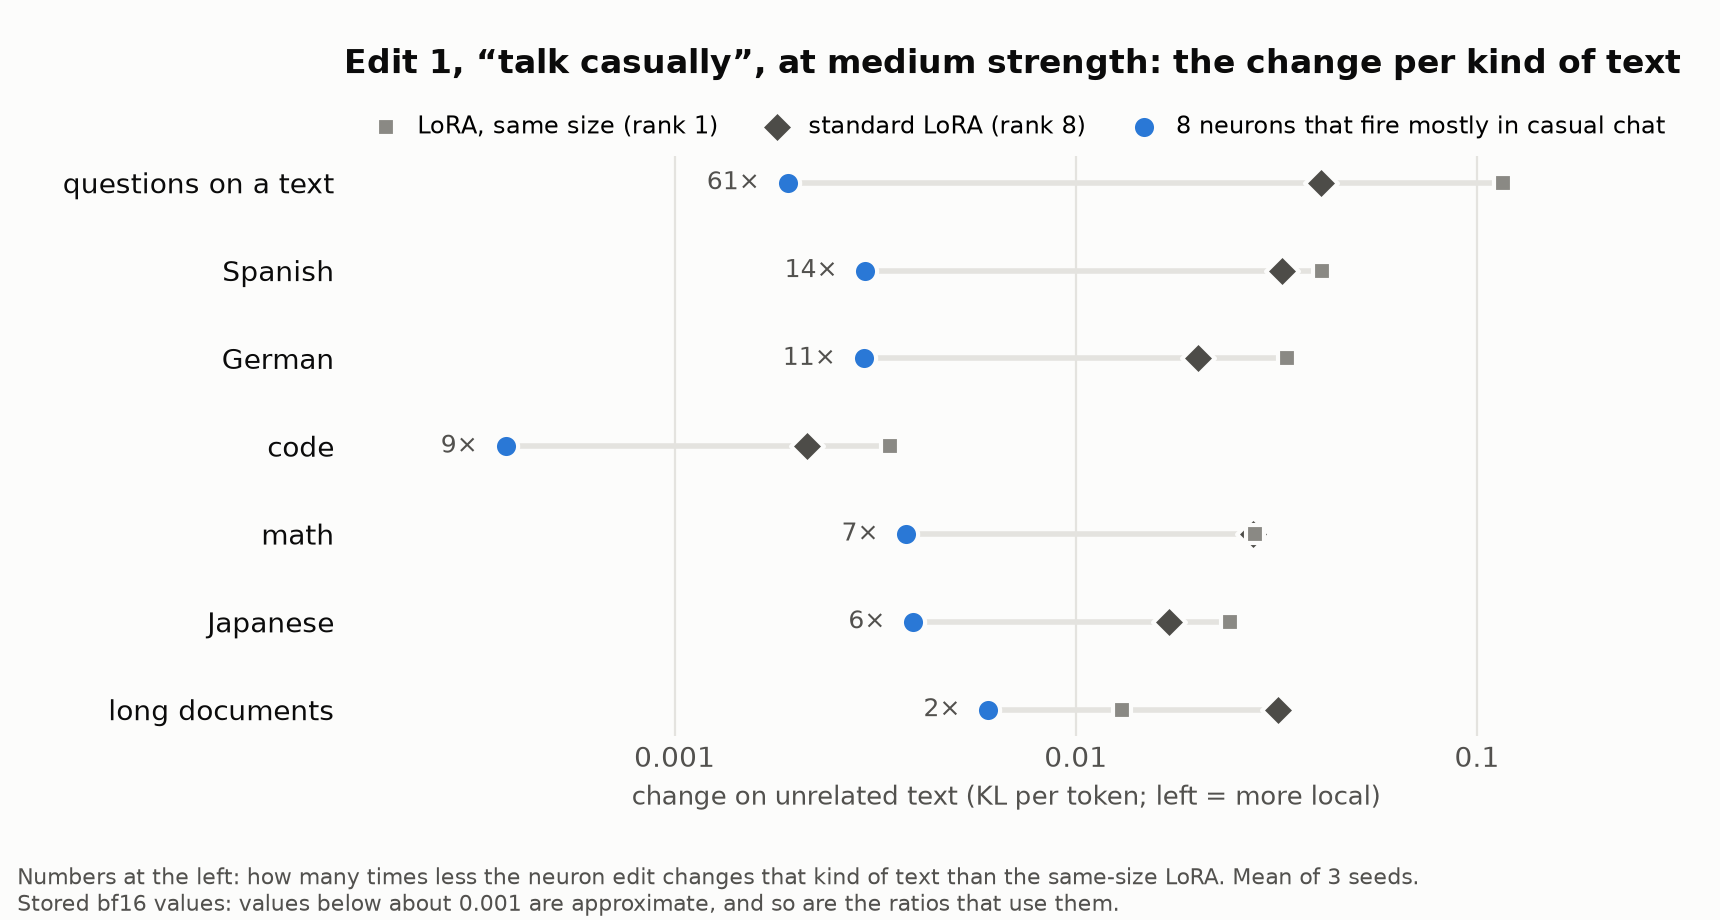

Generate this figure with Python:
"""Where the change goes: change on unrelated text per domain, casual edit, at the matched teacher KL 0.6.

Data: the per-run forgetting files (per-domain means of KL(original || edited) per token, stored bf16)
  experiments/01_locality_curves/runs/forget/{sel8,lorad}_lr*_s*.json
  experiments/05_typical_lora/runs/forget/lora_all8_lr*_s*.json
and the seed-mean teacher KL of each learning rate from the two out/summary.json files. Each domain is interpolated to
teacher KL 0.6 like analyze1c.py does it for the mean F: seed means per learning rate, linear in (ln teacher KL,
ln F), first crossing in increasing learning rate. The script checks that the mean over domains, done the same way,
gives the stored matched F of the analysis.

    uv run figures/domains.py   -> figures/domains.png
"""
import json
import math
import re
import sys

from style import BG, BLUE, GRAY, GRAY_DARK, GRID, INK, INK2, MUTED, ROOT, plt, save

MATCH = 0.6
E1, E3 = ROOT / "experiments/01_locality_curves", ROOT / "experiments/05_typical_lora"
sys.path.insert(0, str(E1))
import gen_jobs as G  # noqa: E402
S1, S3 = (json.loads((d / "out/summary.json").read_text()) for d in (E1, E3))
FAMS = [("lorad", E1, S1, "LoRA, same size (rank 1)", GRAY, "s"),
        ("lora_all8", E3, S3, "standard LoRA (rank 8)", GRAY_DARK, "D"),
        ("sel8", E1, S1, "8 neurons that fire mostly in casual chat", BLUE, "o")]
NAMES = {"code": "code", "math": "math", "qa": "questions on a text", "de": "German", "es": "Spanish",
         "ja": "Japanese", "longdoc": "long documents"}


def interp(pts, target):
    """pts: (lr, tkl, value) sorted by lr -> value at tkl = target (log-log, first crossing)."""
    lt = math.log(target)
    for (_, t0, m0), (_, t1, m1) in zip(pts, pts[1:]):
        x0, x1 = math.log(t0), math.log(t1)
        if (x0 - lt) * (x1 - lt) <= 0 and x0 != x1:
            w = (lt - x0) / (x1 - x0)
            return math.exp((1 - w) * math.log(m0) + w * math.log(m1))
    raise ValueError("target not bracketed")


def forget_files(fam, E):
    """(lr, path of the run's forget json) for every run that the analysis uses."""
    if E == E1:   # Phase 1c: some runs are reused from an earlier study; gen_jobs.paths knows where
        return [(lr, ROOT / G.paths(fam, lr, s)[2]) for lr in G.grid()[fam] for s in (0, 1, 2)]
    return [(float(re.match(rf"{fam}_lr(.+)_s\d+\.json", f.name).group(1)), f)
            for f in (E / "runs/forget").glob(f"{fam}_lr*_s*.json")]


matched = {}
for fam, E, S, *_ in FAMS:
    runs = {}
    for lr, f in forget_files(fam, E):
        (rec,) = json.loads(f.read_text()).values()
        runs.setdefault(lr, []).append(rec["by_domain"])
    tkl = {p["lr"]: p["tkl"] for p in S["points"] if p["fam"] == fam}
    doms = sorted(next(iter(runs.values()))[0])
    pts = {d: [(lr, tkl[lr], sum(r[d] for r in runs[lr]) / len(runs[lr])) for lr in sorted(runs)] for d in doms}
    pts["F"] = [(lr, tkl[lr], sum(sum(r.values()) / len(r) for r in runs[lr]) / len(runs[lr])) for lr in sorted(runs)]
    matched[fam] = {d: interp(v, MATCH) for d, v in pts.items()}
    stored = next(c for c in S["comparisons"] if c["A"] == "sel8" and c["target"] == MATCH and c["metric"] == "F")
    ref = stored["FA"] if fam == "sel8" else stored["FB"] if stored["B"] == fam else None
    if ref is None:
        ref = next(c["FB"] for c in S["comparisons"] if c["B"] == fam and c["target"] == MATCH and c["metric"] == "F")
    assert abs(matched[fam]["F"] / ref - 1) < 1e-6, (fam, matched[fam]["F"], ref)

order = sorted(NAMES, key=lambda d: matched["lorad"][d] / matched["sel8"][d])  # by ratio, largest on top
fig, ax = plt.subplots(figsize=(8.6, 4.6), facecolor=BG)
ax.set_facecolor(BG)
for i, d in enumerate(order):
    v = [matched[f][d] for f, *_ in FAMS]
    ax.plot([min(v), max(v)], [i, i], color=GRID, lw=2, zorder=1, solid_capstyle="round")
    for (fam, _, _, lab, c, mk), x in zip(FAMS, v):
        ax.scatter(x, i, s=44 if fam == "lorad" else 70, color=c, marker=mk, edgecolor=BG, linewidth=1.5, zorder=4 if fam == "lorad" else 3, label=lab if i == 0 else None)
    r = matched["lorad"][d] / matched["sel8"][d]
    ax.annotate(f"{r:.0f}×", (min(v), i), xytext=(-10, 0), textcoords="offset points", ha="right", va="center",
                fontsize=9, color=INK2)
ax.set_yticks(range(len(order)), [NAMES[d] for d in order], fontsize=10, color=INK)
ax.set_xscale("log")
ax.set_xlim(0.00015, 0.3)
ax.set_xticks([0.001, 0.01, 0.1], ["0.001", "0.01", "0.1"])
ax.minorticks_off()
ax.grid(axis="x", color=GRID, lw=0.8)
ax.tick_params(length=0)
for s in ("left", "bottom"):
    ax.spines[s].set_visible(False)
ax.set_xlabel("change on unrelated text (KL per token; left = more local)", fontsize=9.5, color=INK2)
ax.set_title("Edit 1, “talk casually”, at medium strength: the change per kind of text", loc="left", fontsize=12,
             color=INK, fontweight="bold", pad=30)
ax.legend(loc="lower left", bbox_to_anchor=(0, 1.0), ncol=3, frameon=False, fontsize=8.8, handletextpad=0.3,
          columnspacing=1.4, borderaxespad=0.3)
fig.text(0.01, 0.01, "Numbers at the left: how many times less the neuron edit changes that kind of text than the "
         "same-size LoRA. Mean of 3 seeds.\nStored bf16 values: values below about 0.001 are approximate, and so are the ratios that use them.", fontsize=7.8, color=INK2)
fig.subplots_adjust(left=0.2, right=0.97, top=0.83, bottom=0.2)
save(fig, "domains")
print({f: {d: round(v, 5) for d, v in m.items()} for f, m in matched.items()})
